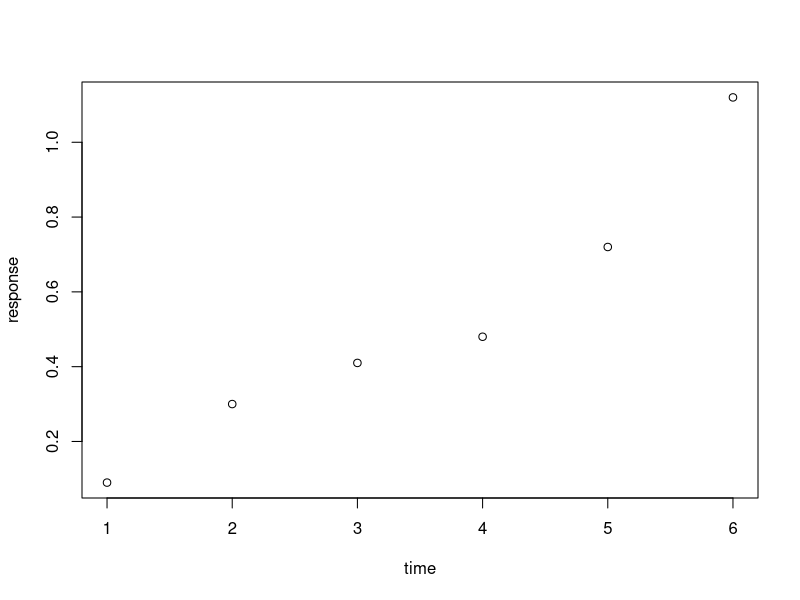
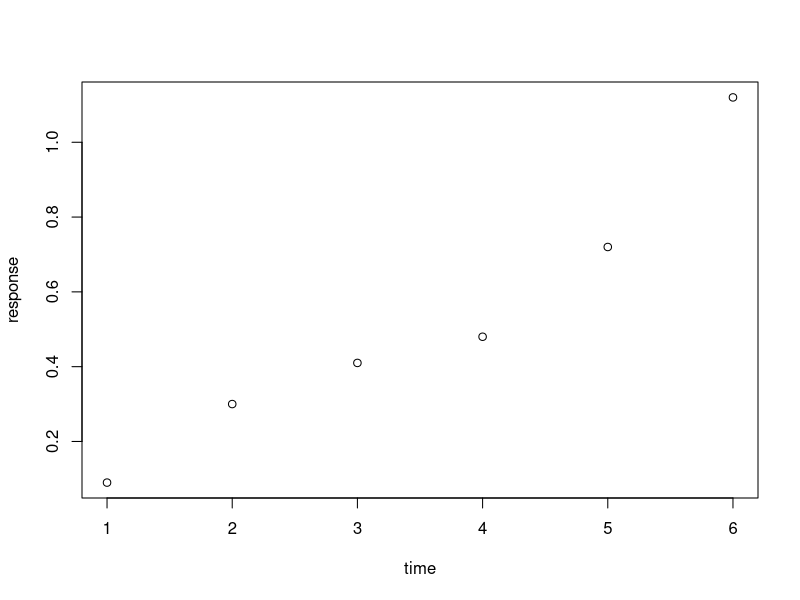
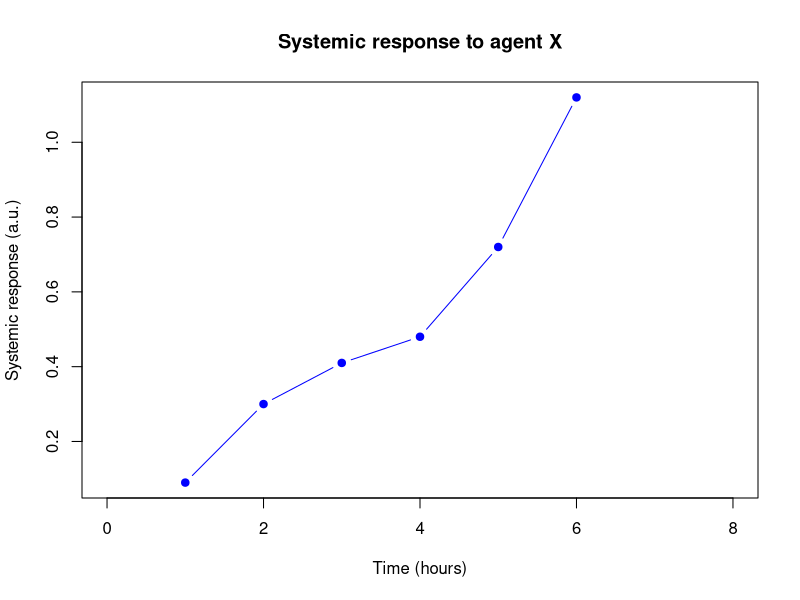
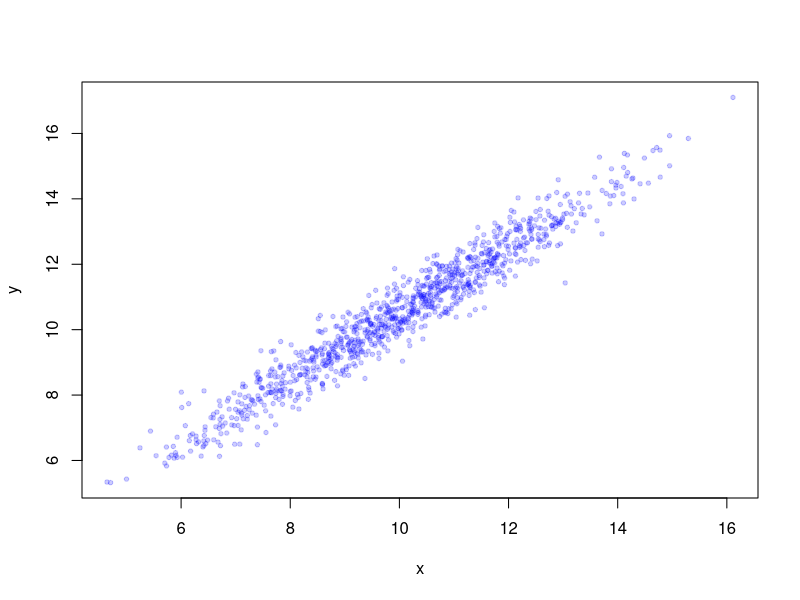
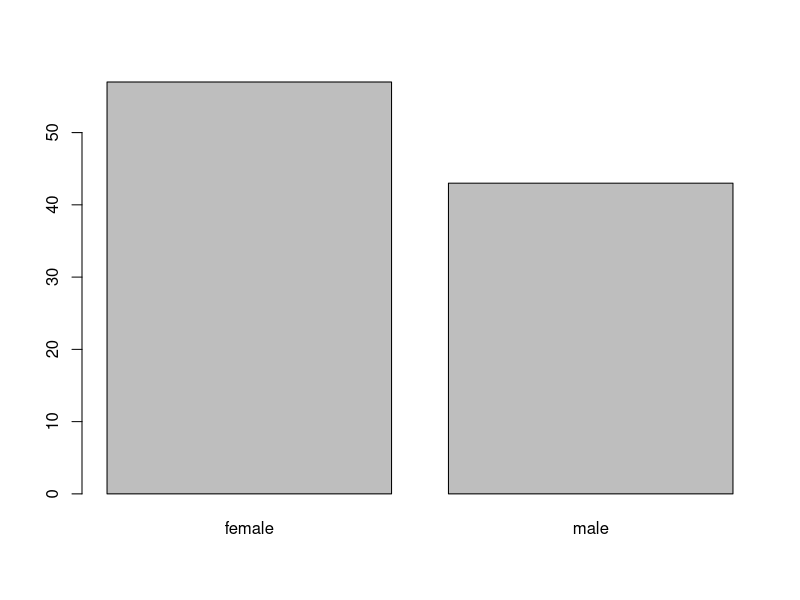
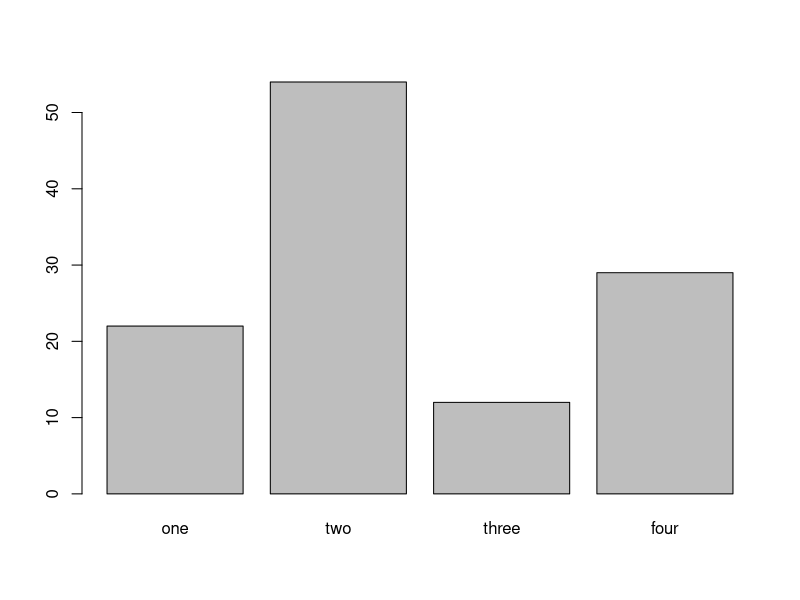
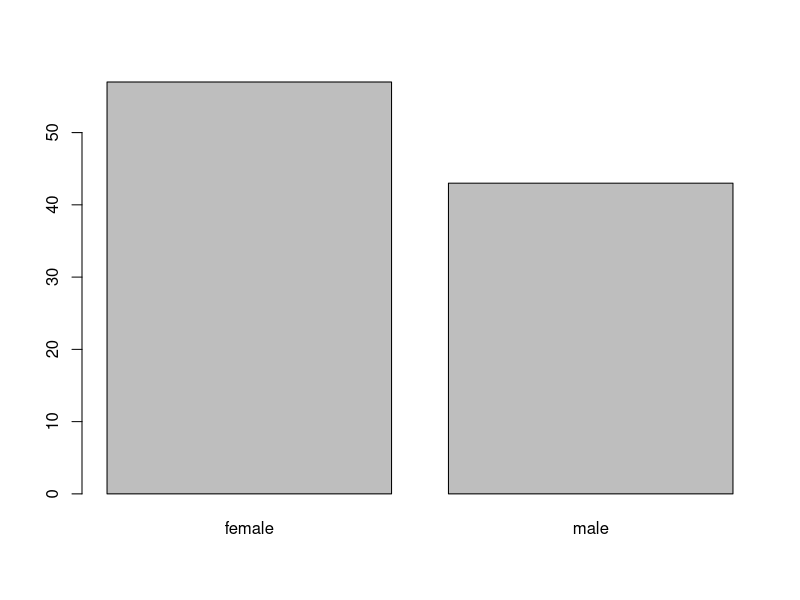
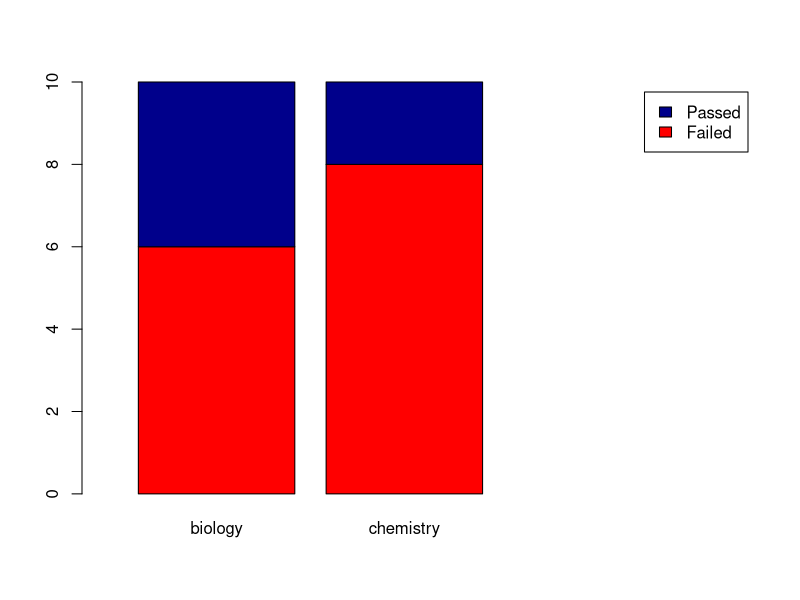

These figures' R source, in order:
## ---- chunk 1
x <- c(1, 2, 3); x; x <- 42; x
## ---- chunk 2
## starting cool analysis
x <- c(T, F, T) # Creating a logical vector
y <- c(TRUE, FALSE, TRUE) # same
## ---- chunk 3
36^0.5
sqrt(36)
## ---- chunk 4
paste(1, 2, 3, sep = "---")
## ---- chunk 5
types <- data.frame(type = c("numeric", "integer", "logical", "character", "factor"),
                    descripton = c("numbers with a decimal part", "numbers without a decimal part",
                                   "Boolean values: yes/no)", 
                                   "text, should be put within quotes",
                                   "nominal and ordinal scales"),
                    examples = c("`3.123`, `5000.0`, `4.1E3`", "`1`, `0`, `2999`"
                                 , "`true` `false`", "`'hello R'` `\"A cat!\"`", "\\<dealt with later\\>"))
knitr::kable(types)
## ---- chunk 6
c(2, 4, 3)
c("a", "b", c("c", "d"))
c(0.1, 0.01, 0.001)
c(T, F, TRUE, FALSE) # There are two way to write logical values
## ---- chunk 7
c(2, 4, "a") 
## ---- chunk 8
c(1, 2, TRUE) # To numeric
c(TRUE, FALSE, "TRUE") # To character
c(1.3, TRUE, "1") # To character
## ---- chunk 9
class(c(2, 4, "a"))
class(1:5)
class(c(2, 4, 0.3))
class(c(2, 4, 3))
## ---- chunk 10
x <- c(2, 4, 3, 5)
y <- c(6, 2)
x + y
## ---- chunk 11
x <- c(2, 4, 3, 5)
z <- c(1, 2, 3)
x - z
## ---- chunk 12
operators <- read.table("data/operators.txt", sep = ";", header = TRUE)
knitr::kable(operators)
## ---- chunk 13
x <- c(1, 5, 4, 3)
x <= 4
## ---- chunk 14
a <- c(2, 1, 3, 1, 5, 1)
b <- c(1, 2, 4, 2, 3, 0)
a > b & a < 3 ## returns a logical vector with test results
## ---- chunk 15
6 - 2 : 5 < 3
## ---- chunk 16
x <- c(2, 4, 2, 1, 5, 3, 6)
x > 3 ## which values are greater than 3?
sum(x > 3) ## how many are greater than 3?
## ---- chunk 17
10 %% 3
4 %% 2
11 %% 3
## ---- chunk 18
10 %/% 3
4 %/% 2
11 %/% 3
## ---- chunk 19
x <- c(0.5, 1.5, 2.5, 3.5, 4.5, 5.5, 6.5, 7.5)
round(x, 0)
## ---- chunk 20
a <- c("one", "two", "three")
b <- c("zero", "three", "five", "two")
a %in% b
b %in% a
## ---- chunk 21
x <- c(2, 4, 6, 3, 5, 1)
x[4] ## fourth element
x[3:5] ## elements 3 to 5
## ---- chunk 22
x[c(1, 2, 2, 5)] ## elements 1, 2, 2 and 5
x <- c(2, 4, 6, 3, 5, 1)
## ---- chunk 23
x[c(T, F, T, T, T, F)]
## ---- chunk 24
x[c(F, T, F)]
## ---- chunk 25
x[x %% 2 == 0]
## ---- chunk 26
x <- c(2, 3, 3, 2, 1, 3)
x[x == max(x)]
## ---- chunk 27
x <- c(2, 4, 6, 3, 5, 1)
x[length(x) - 1 : length(x)] #fails
x[(length(x) - 1) : length(x)] ## parentheses required!
## ---- chunk 28
which(x >= 2) ## which positions have values 2 or greater?
which(x == max(x)) ## which positions have the maximum value?
## ---- chunk 29
integer(4)
character(4)
logical(4)
## ---- chunk 30
x <- c(1, 0, 2, 2.3)
class(x)
as.logical(x)
as.integer(x)
## ---- chunk 31
x <- c(2, 3, "a")
y <- as.integer(x)
class(y)
y
## ---- chunk 32
1 : 5
5 : 1
2 : 3.66
## ---- chunk 33
rep(1 : 3, times = 3)
rep(1 : 3, each= 3)
rep(1 : 3, times = 2, each = 3)
## ---- chunk 34
seq(from = 1, to = 3, by = .2)
seq(1, 2, 0.2) # same
seq(1, 0, length.out = 5)
seq(3, 0, by = -1)
## ---- chunk 35
1:5 < c(2, 3, 2, 1, 4)
## ---- chunk 36
paste(0:4, 5:9, sep = "-")
## ---- chunk 37
m <- matrix(1:10, nrow = 2, ncol = 5) 
m
v <- 1:10
dim(v) <- c(2, 5)
v
## ---- chunk 38
time <- c(1, 2, 3, 4, 5, 6)
response <- c(0.09, 0.30, 0.41, 0.48, 0.72, 1.12)
plot(x = time, y = response)
## ---- chunk 39
plot(response ~ time)
## ---- chunk 40
plot(x = time, y = response, pch = 19, type = "b", xlim = c(0, 8),
     xlab = "Time (hours)", ylab = "Systemic response (a.u.)",
     main = "Systemic response to agent X", col = "blue")
## ---- chunk 41
x <- rnorm(1000, 10, 2); y <- x + rnorm(1000, 0.5, 0.5)
plot(x, y, pch = 19, cex = 0.6,
     col = rgb(red = 0, green = 0, blue = 1, alpha = 0.2))
## ---- chunk 42
persons <- as.factor(sample(c("male", "female"), size = 100, replace = T))
plot(persons)
## ---- chunk 43
frequencies <- c(22, 54, 12, 29)
barplot(frequencies, names = c("one", "two", "three", "four"))
## ---- chunk 44
table(persons)
barplot(table(persons))
## ---- chunk 45
set.seed(1234) 
course <- rep(c("biology", "chemistry"), each = 10)
passed <- sample(c("Passed", "Failed"), size = 20, replace = T)
tbl <- table(passed, course) # the order matters!
tbl
## ---- chunk 46
barplot(tbl, 
        col = c("red", "darkblue"), 
        xlim = c(0, ncol(tbl) + 2), 
        legend = rownames(tbl))
## ---- chunk 47
barplot(tbl, 
        col=c("red", "darkblue"), 
        beside = TRUE, 
        xlim=c(0, ncol(tbl)*2 + 3), 
        legend = rownames(tbl))
## ---- chunk 48
male_weights <- c(rnorm(500, 80, 8)) ## create 500 random numbers around 80
hist(male_weights)
## ---- chunk 49
par(mfrow = c(1, 2)) # make 2 plots to sit side by side
hist(male_weights, breaks = 5, col = "gold", main = "Male weights")
hist(male_weights, breaks = 25, col = "green", main = "Male weights")
## ---- chunk 50
plot(density(male_weights),
     main = "A density plot of male weights",
     col = "blue", lwd = 2)
polygon(density(male_weights), col="lightblue")
## ---- chunk 51
persons <- rep(c("male", "female"), each = 100)
weights <- c(rnorm(100, 80, 6), rnorm(100, 75, 8))
#print 6-number summary (5-number + mean)
summary(weights[persons == "female"])
## ---- chunk 52
par(mfrow = c(1, 2)) # make 2 plots to sit side by side
# create boxplots of weights depending on sex
boxplot(weights ~ persons, ylab = "weight")
boxplot(weights ~ persons, notch = TRUE, col = c("yellow", "magenta"))
## ---- chunk 53
response2 <- c(0.07, 0.10, 0.17, 0.28, 0.46, 0.61)
plot(x = time, y = response, pch = 19, type = "b",
     xlab = "Time (hours)", ylab = "Systemic response (a.u.)",
     main = "Systemic response to agent X", col = "blue")
points(x = time, y = response2, col = "red", pch = 19, type = "b")
legend(x = 1, y = 1.0, legend = c("one", "two"), col = c("blue", "red"), pch = 19)
## ---- chunk 54
plot(x = time, y = response, pch = 19, type = "b",
     xlab = "Time (hours)", ylab = "Systemic response (a.u.)",
     main = "Systemic response to agent X", col = "blue")
#horizontal line
abline(h = 0.3, lty = 2, lwd = 2, col = "red")
#vertical line
abline(v = 4, lty = 3, lwd = 2, col = "darkgreen")
#line with slope
abline(a = -0.1, b = 0.3, lwd = 2, col = "purple")
#linear model 
abline(lm(response ~ time),  lwd = 2, col = "maroon")
## ---- chunk 55
series <- 1:20
plot(0, 0, xlim=c(1,20) , ylim=c(0.5, 7.5), col="white" , yaxt="n" , ylab="" , xlab="")

# the rainbow() function gives a nice palette across all colors
# or use hcl.colors() to specify another palette
# use  hcl.pals() to get an overview of available pallettes
colors = hcl.colors(20, alpha = 0.8, palette = 'viridis')

#pch
points(series, rep(1, 20), pch = 1:20, cex = 2)
#col
points(series, rep(2, 20), col = colors, pch = 16, cex = 3)
#cex
points(series, rep(3, 20), col = "black" , pch = 16, cex = series * 0.2)

#overlay to create new symbol
points(series, rep(4, 20), pch = series, cex = 2.5, col = "blue")
points(series, rep(4, 20), pch = series, cex = 1.5, col = colors)
 
#lty
for (i in 1:6) {
    points(c(-2, 0) + (i * 3), c(5, 5), col = "black", lty = i, type = "l", lwd = 3)
    text((i * 3) - 1, 5.25 , i)
}
#type and lwd
for (i in 1:4) {
    #type
    points(c(-4, -3, -2, -1) + (i * 5), rep(6, 4),
           col = "black", type = c("p","l","b","o")[i], lwd=2)
    text((i * 5) - 2.5, 6.4 , c("p","l","b","o")[i] )
    #lwd
    points(c(-4, -3, -2, -1) + (i * 5), rep(7, 4), col = "blue", type = "l", lwd = i)
    text((i * 5) - 2.5, 7.23, i)
}
#add axis
axis(side = 2, at = c(1, 2, 3, 4, 5, 6, 7),
    labels = c("pch" , "col" , "cex" , "combine", "lty", "type" , "lwd" ),
    tick = FALSE, col = "black", las = 1, cex.axis = 0.8)
